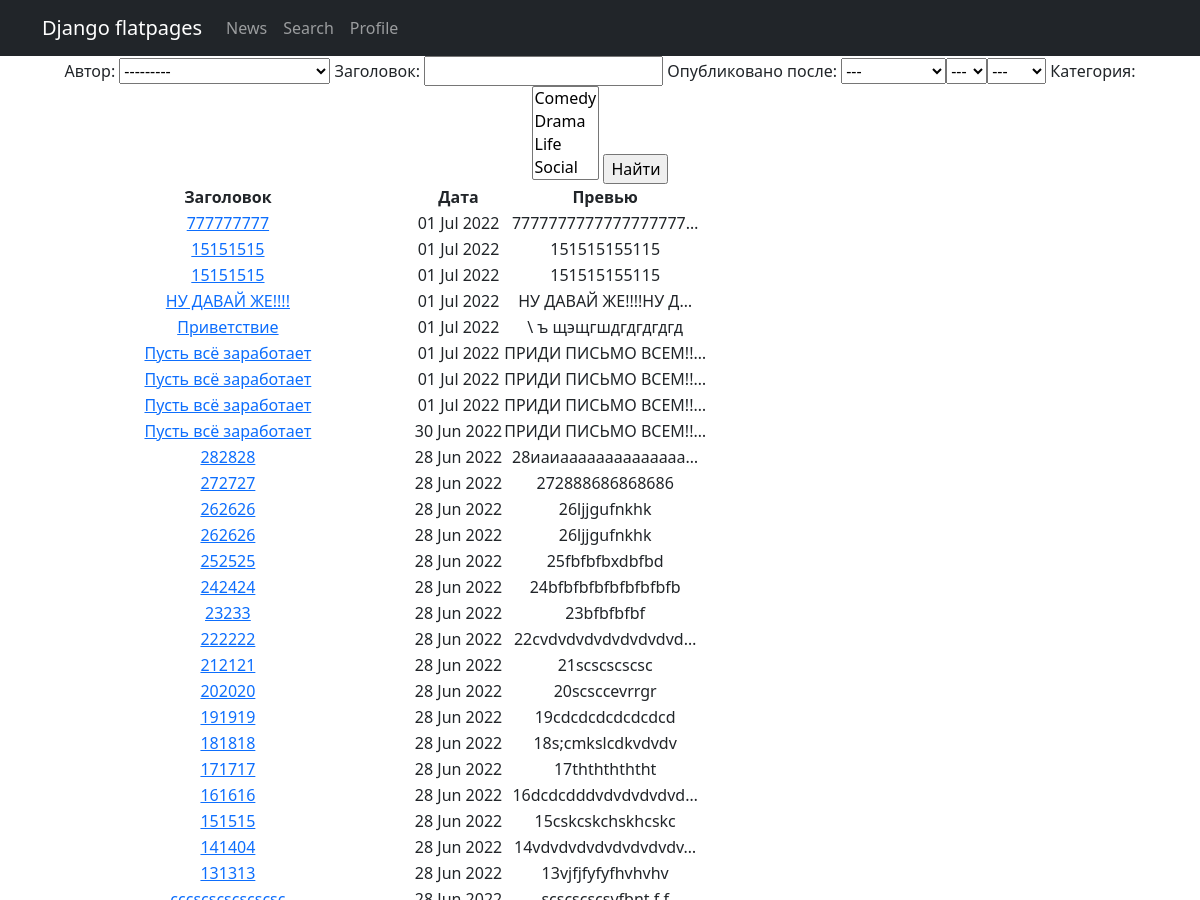
Page /news/search/ (upper part) on the earlier database version.
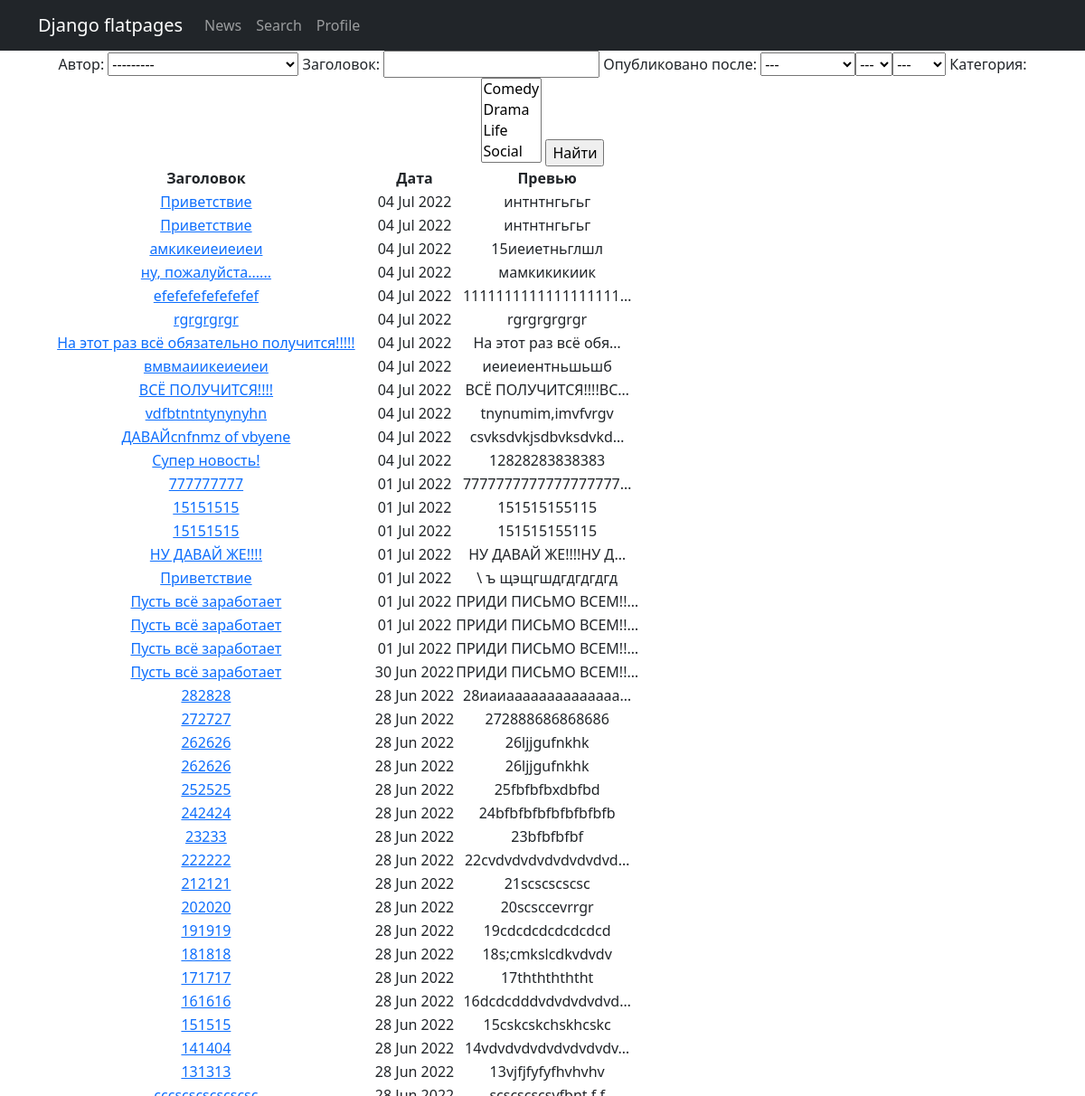
Same page on the later database version.
### news/models.py (models this page shows, shortened)
class Post(models.Model):
    article = 'ar'
    news = 'nw'
    NEWS_POST = [
        (article, 'Статья'),
        (news, 'Новость'),
    ]
    post_author = models.ForeignKey(Author, on_delete=models.CASCADE, verbose_name='Автор')
    news_post = models.CharField(max_length=2, choices=NEWS_POST, default=article)
    post_data = models.DateTimeField(auto_now_add=True)
    header_post = models.CharField(max_length=255)
    text_post = models.TextField()
    rating_post = models.IntegerField(default=0)
    post_category = models.ManyToManyField(Category, through='PostCategory', verbose_name='Категория')

### news/views.py (the view)
# urls.py: path('search/', Search.as_view(), name='search'),
class Search(ListView):
    model = Post
    ordering = '-id'
    template_name = 'search.html'
    context_object_name = 'search'
    paginate_by = 10
    def get_context_data(self,
                         **kwargs):
        context = super().get_context_data(**kwargs)
        context['filter'] = SearchFilter(self.request.GET,
                                         queryset=self.get_queryset())
        return context

### news/models.py (called while the page is built)
    def __str__(self):
        return self.author_user.username

    def __str__(self):
        return self.name_category

### news/templatetags/censor.py (called while the page is built)
@register.filter()
def censor(value):
   badwords = ('Алоха', 'пост', 'метис', 'привет')
   value = value.split()
   for index, word in enumerate(value):
      if any(badword in word for badword in badwords):
         value[index] = word[0] + "".join('*' if c.isalpha() else c for c in word)
         value[index] = value[index].replace('*', '', 1)
   return " ".join(value)

### templates/search.html (shortened to what this page needs)
{% extends 'flatpages/default.html' %}
{% load censor %}
{% block content %}
<form method="GET">
    {{ filter.form }}
    <input type="submit" value="Найти">
</form>
      <table>
           <tr>
               <td><b>Заголовок</b></td>
               <td><b>Дата</b></td>
               <td><b>Превью</b></td>
           </tr>
          {% for post in filter.qs %}
           <tr>
               <td> <a href = "{% url 'news_' post.id %}">{{ post.header_post|censor }}</a></td>
               <td>{{ post.post_data|date:'d M Y'}}</td>
               <td>{{ post.text_post|truncatechars:20|censor }}</td>
           </tr>
           {% endfor %}
       </table>
{% endblock content %}

Differences in the rows shown:
added Post: header_post|censor "Приветствие", post_data "04 Jul 2022", text_post|censor "интнтнгьгьг"
added Post: header_post|censor "Приветствие", post_data "04 Jul 2022", text_post|censor "интнтнгьгьг"
added Post: header_post|censor "амкикеиеиеиеи", post_data "04 Jul 2022", text_post|censor "15иеиетньглшл"
added Post: header_post|censor "ну, пожалуйста......", post_data "04 Jul 2022", text_post|censor "мамкикикиик"
added Post: header_post|censor "efefefefefefefef", post_data "04 Jul 2022", text_post|censor "1111111111111111111…"
added Post: header_post|censor "rgrgrgrgr", post_data "04 Jul 2022", text_post|censor "rgrgrgrgrgr"
added Post: header_post|censor "На этот раз всё обязательно получится!!!!!", post_data "04 Jul 2022", text_post|censor "На этот раз всё обя…"
added Post: header_post|censor "вмвмаиикеиеиеи", post_data "04 Jul 2022", text_post|censor "иеиеиентньшьшб"
added Post: header_post|censor "ВСЁ ПОЛУЧИТСЯ!!!!", post_data "04 Jul 2022", text_post|censor "ВСЁ ПОЛУЧИТСЯ!!!!ВС…"
added Post: header_post|censor "vdfbtntntynynyhn", post_data "04 Jul 2022", text_post|censor "tnynumim,imvfvrgv"
added Post: header_post|censor "ДАВАЙcnfnmz of vbyene", post_data "04 Jul 2022", text_post|censor "csvksdvkjsdbvksdvkd…"
added Post: header_post|censor "Супер новость!", post_data "04 Jul 2022", text_post|censor "12828283838383"
